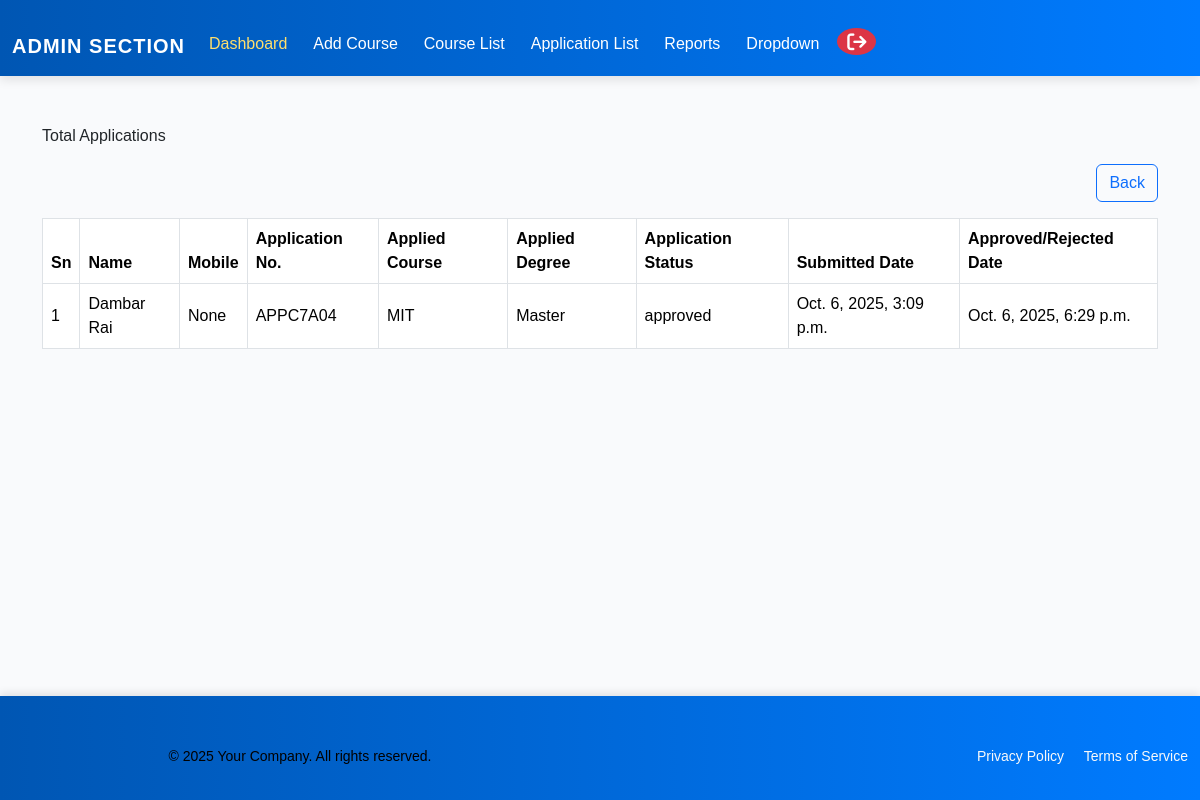
/total-applications/ (signed in), run on an earlier commit of the app's database.
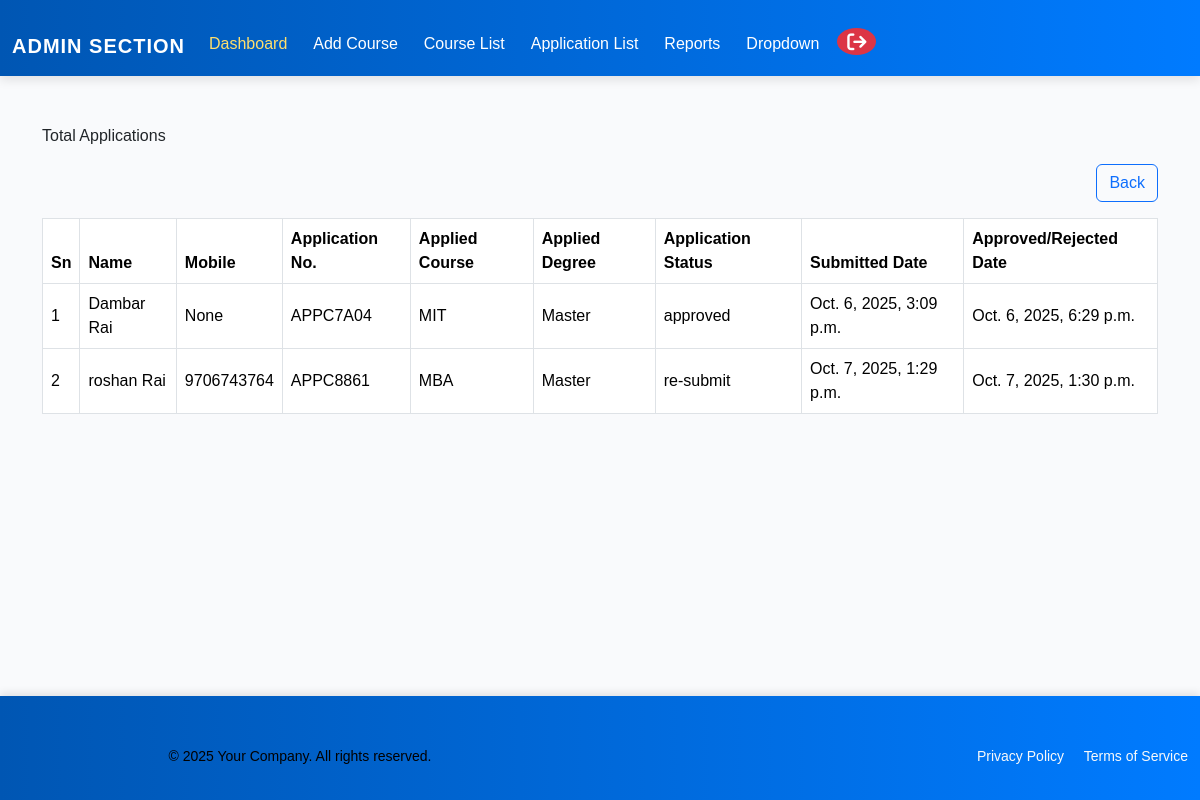
And on a later commit of the database.
### admissionapp/models.py (models this page shows, shortened)
class Application(models.Model):
    APP_STATUS = [
        ("pending", "Pending"),
        ("approved", "Approved"),
        ("rejected", "Rejected"),
        ("re-submit", "Re-submit"),
    ]
    user = models.ForeignKey(
        settings.AUTH_USER_MODEL,
        on_delete=models.CASCADE,
        related_name="applications",
    )
    course = models.ForeignKey(
        "CourseDetails",
        on_delete=models.PROTECT,
        related_name="applications",
    )
    application_no = models.CharField(
        max_length=15,
        unique=True,
        default=generate_application_no,
    )
    application_status = models.CharField(
        max_length=50,
        choices=APP_STATUS,
        default="pending",
    )
    submitted_at = models.DateTimeField(auto_now_add=True)
    approved_rejected_date = models.DateTimeField(null=True, blank=True)
    reason_to_reject = models.TextField(null=True, blank=True)
    is_paid = models.BooleanField(default=False)
    class Meta:
        constraints = [
            UniqueConstraint(fields=["user", "course"], name="unique_user_course"),
        ]

class CustomUser(AbstractUser):
    mobile = models.CharField(
        max_length=10,
        unique=True,
        null=True,
        blank=True,
        default=None,
        help_text="10 digit mobile number",
    )
    email = models.EmailField(unique=True)
    user_created_at = models.DateField(auto_now_add=True, blank=True, null=True)
    is_admin = models.BooleanField(default=False)
    is_user = models.BooleanField(default=True)
    @property
    def full_name(self):
        return f"{self.first_name} {self.last_name}".strip()

class CourseDetails(models.Model):
    DEGREE_CHOICES = [
        ("Master", "Master"),
        ("Bachelor", "Bachelor"),
        ("Plus2", "Plus2"),
    ]
    COURSE_DURATION = [
        ("2 Years", "2 Years"),
        ("3 Years", "3 Years"),
        ("4 Years", "4 Years"),
        ("5 Years", "5 Years"),
    ]
    degree = models.CharField(max_length=50, choices=DEGREE_CHOICES)
    course_name = models.CharField(max_length=10, unique=True,
                                   verbose_name="Course Name(short form)")
    course_full_name = models.CharField(max_length=100, unique=True, blank=True,
                                    verbose_name="Course Full Name")
    course_code = models.CharField(max_length=10, unique=True)
    course_duration = models.CharField(max_length=10, choices=COURSE_DURATION)
    total_seats = models.PositiveIntegerField(default=40)
    seats_filled = models.PositiveIntegerField(default=0)
    course_fee = models.DecimalField(max_digits=10, decimal_places=2, default=0)
    course_add_date = models.DateTimeField(auto_now_add=True, blank=True, null=True)
    course_desc = models.TextField(blank=True, help_text="Overview, curriculum etc"
                                   ,verbose_name="Course Description")
    min_requirement = models.TextField(
        blank=True,
        verbose_name="Minimum Requirement",
        help_text="Write as bullet sentences",
    )
    bg_pic = models.ImageField(
        upload_to=course_bg_upload_path,
        blank=True,
        null=True,
        help_text="Upload a background image for the course",
        verbose_name="Background Picture"
    )

### admissionapp/views.py (the view)
@login_required
@user_passes_test(_is_admin)
def total_applications_report(request):
    qs = Application.objects.all()
    return render(
        request,
        "admin/reports/total_applications_report.html",
        {"qs": qs}
    )

### admissionapp/context_processors.py (called while the page is built)
def profile_flags(request):
    if not request.user.is_authenticated:
        return {}
    personal_done = PersonalInfo.objects.filter(user=request.user).exists()
    edu_done = EducationalInfo.objects.filter(user=request.user).exists()
    return {
        "personal_done": personal_done,
        "edu_done": edu_done,
        "profile_ready": personal_done and edu_done,
    }

### admissionapp/views.py (called while the page is built)
def _is_admin(user):
    return getattr(user, "is_admin", False) or user.is_staff

### templates/admin/reports/total_applications_report.html (shortened to what this page needs)
{% extends 'admin/admin_base.html' %}
{% load static %}
{% block css %} <link rel="stylesheet" href="{% static 'css/admin/add_course.css' %}"> {% endblock %}
{% block content %}
    <div class="total-applications-section container">
        <div class="total-applications-title">Total Applications</div>
        <div class="back-btn text-end py-3"><a href="{% url 'reports' %}" class="btn btn-outline-primary">Back</a></div>
        <table class="table table-bordered align-middle">
      <thead>
        <tr>
          <th>Sn</th>
          <th>Name</th>
          <th>Mobile</th>
          <th>Application No.</th>
          <th>Applied Course</th>
          <th>Applied Degree</th>
          <th>Application Status</th>
          <th>Submitted Date</th>
          <th>Approved/Rejected Date</th>
        </tr>
      </thead>
      <tbody>
        {% for qs in qs %}
            <tr>
            <td>{{ forloop.counter }}</td>
            <td>{{ qs.user.full_name }}</td>
            <td>{{ qs.user.mobile }}</td>
            <td>{{ qs.application_no }}</td>
            <td>{{ qs.course.course_name }}</td>
            <td>{{ qs.course.degree }}</td>
            <td>{{ qs.application_status }}</td>
            <td>{{ qs.submitted_at }}</td>
            <td>{{ qs.approved_rejected_date }}</td>
            </tr>
        {% empty %}
            <tr><td colspan="9" class="text-center text-muted">No Applications found.</td></tr>
        {% endfor %}
      </tbody>
    </table>
    </div>
{% endblock %}

What changed in the data, as far as the page shows it:
added Application: user.full_name "roshan Rai", user.mobile "9706743764", application_no "APPC8861", course.course_name "MBA", course.degree "Master", application_status "re-submit", submitted_at "Oct. 7, 2025, 1:29 p.m.", approved_rejected_date "Oct. 7, 2025, 1:30 p.m."
